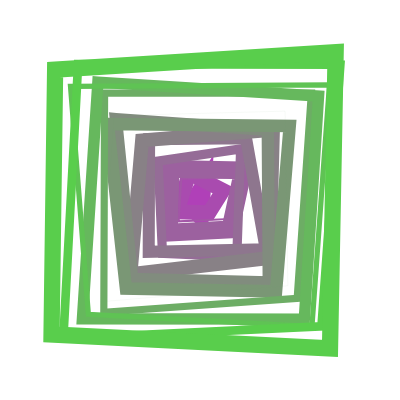
Frame 1 (no input)
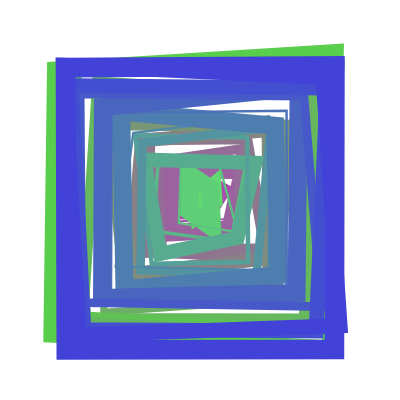
Frame 2 (the mouse pressed at the canvas centre, redrawn once)

The p5.js sketch that drew these frames (run headless with seeded random() and noise() and a simulated clock; the mouse was pressed at the canvas centre and the sketch redrawn once):

// p5.js sketch
// ── sketch.js
const CANVAS_WIDTH = 400;
const CANVAS_HEIGHT = 400;
const MIDDLE = [CANVAS_WIDTH/2, CANVAS_HEIGHT/2];
const CANVAS_MIN_MEASURE = Math.min(CANVAS_WIDTH, CANVAS_HEIGHT)

const MIN_MAX_SHIFT = [CANVAS_MIN_MEASURE / 100, CANVAS_MIN_MEASURE / 40];
let totalDiameter = CANVAS_MIN_MEASURE * 0.7;


//CHANGE THESE VALUES HOW YOU WANT
let squaresCount = 15;
let useRandom = true;
let useColor = true;
let useRandWeight = true;
let useGradient = true;


//map the corners to the actual size to get the correctcoordinates
const createQuad = (w, h) => 
  [
    [-1, -1],
    [1, -1],
    [1, 1],
    [-1, 1]
  ]
  .map(([x, y]) => [x * w, y * h]);


//shift coordinates to the middle
const shiftToMiddle = ([x, y]) => [x + MIDDLE[0], y + MIDDLE[1]];

//randomly shift each point within the given threshold
const shiftAtRandom = (original) => original + random(...MIN_MAX_SHIFT) * (Math.random() < 0.5 ? -1 : 1);

//create a single square with a given sidelength, shift it to middle and apply random shift, if selected
const createSquare = (sidelength) => {
  let coordinates = createQuad(sidelength, sidelength);
  coordinates = coordinates.map(shiftToMiddle).flat();
  if(useRandom)
     coordinates = coordinates.map(shiftAtRandom);
  return coordinates;
}

//draw the quad
const drawSquare = (verteces) => {//x1, y1, x2, y2, x3, y3, x4, y4
  quad(...verteces);
}

//create a random RGB value
const randomColorArray = () => [random(0, 256), random(0, 256), random(0, 256),       //random(0, 256)  //alpha
                               ];
//compute a smooth linear gradient between two arrays (here: colors) with a given number of steps
const InterpolateArraysStepwise = (startVals, endVals, numSteps) => {
  if(startVals.length != endVals.length) {
    throw new Error("cannot interpolate arrays of different lengths!");
  }
  const stepDistance =
    startVals.every((v, i) => v === endVals[i]) ? startVals.map(() => 0) : startVals.map((val, i) => (endVals[i]- val) / (numSteps - 1));
  const computeStep = (startColor) => startColor.map((val, i) => val + stepDistance[i]);
  let colors = [startVals];
  for(let i = 0; i < numSteps - 1; i++) {
    colors.push(computeStep(colors[i]));
  }
  colors.push(endVals);
  return colors;
}

//only called once at the start
function setup() {
  createCanvas(CANVAS_WIDTH, CANVAS_HEIGHT);
  //only draw once
  noLoop();
  
  rectMode(CENTER);
  strokeWeight(0.5);
  noFill();
}

//normally called on loop, here: only once since we call noLoop() in setup!
function draw() {
  //background(217, 217, 200);
  let colors = InterpolateArraysStepwise(randomColorArray(), randomColorArray(), squaresCount);
  if(!useColor) {
    let newColors = colors.map(([r,g,b]) => [r,r,r]);
    colors = newColors;
  }
  //console.log(colors);
  
  for(let i = 1; i <= squaresCount; i++) {
    let radius = totalDiameter / squaresCount / 2 * i;
    let verteces = createSquare(radius);
    
    if(useRandWeight)
      strokeWeight(random(0.0, 20.0));
    if(useGradient)//stroke(...randomColorArray())
      stroke(...(colors[i]));
    drawSquare(verteces);
  }
}
